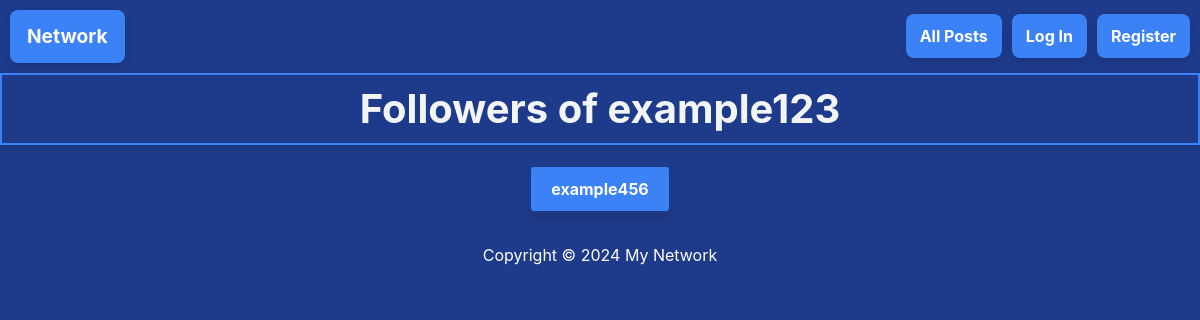
The app's page /profile_connections/1/?view=followers, older data.
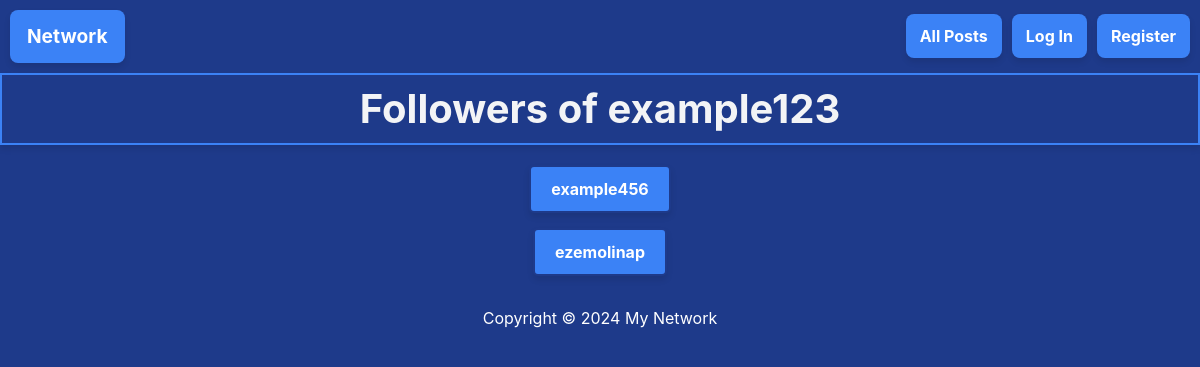
The same page, newer data.
### network/models.py (models this page shows)
class User(AbstractUser):
    pass

### network/views.py (the view)
# urls.py: path("profile_connections/<int:profile_id>/", views.profile_connections, name="profile_connections"),
def profile_connections(request, profile_id):
    user = get_object_or_404(User, pk=profile_id)
    view_type = request.GET.get('view', 'followers')  # Valor por defecto: 'followers'
    if view_type == 'following':
        profiles = user.following.all()
        title = 'Following'
    else:
        profiles = user.profile.followers.all()
        title = 'Followers'
    return render(request, 'network/profile_connections.html', {
        "username": user,
        "profiles": profiles,
        "title": title,
        "view_type": view_type,
    })

### network/templates/network/profile_connections.html (shortened to what this page needs)
{% extends 'network/layout.html' %}
{% block body %}
    <h1 class="principal-title">{{ title }} of {{ username }}</h1>
    <ul class="profile-list">
        {% for user in profiles %}
            <li class="profile-item">
                {% if view_type == 'following' %}
                    <a href="{% url 'profile' user.user %}" class="profile-link principal-button">{{ user.user }}</a>
                {% else %}
                    <a href="{% url 'profile' user %}" class="profile-link principal-button">{{ user }}</a>
                {% endif %}
            </li>
        {% endfor %}
    </ul>
{% endblock %}

Row changes from the older to the newer data that the page shows:
now on this page (row edited): User: username "ezemolinap"
